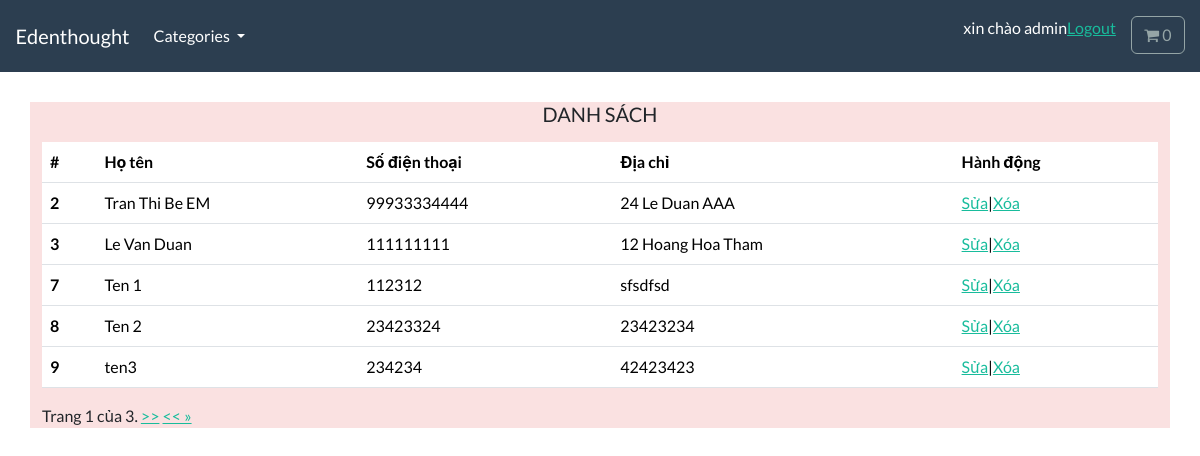
The page /customer/ (signed in) on the database its author committed.
### customer/models.py (models this page shows)
class Customer(models.Model):
    id = models.AutoField(primary_key=True)
    name = models.CharField(max_length=250, db_index=True)
    phone = models.CharField(max_length=250, unique=True)
    address = models.CharField(max_length=250)

### customer/views.py (the view)
# urls.py: path('', views.list_customer, name='list_customer'),
@login_required(login_url = "login")
def list_customer(request):
    list_customer = Customer.objects.all()
    paginator = Paginator(list_customer,5)  # Show 25 contacts per page.
    page_number = request.GET.get("page")
    page_obj = paginator.get_page(page_number)
    return render(request,"customer/list-customer.html",{"page_obj": page_obj})

### cart/cart.py (called while the page is built)
    def __len__(self):
        return sum(item['qty'] for item in self.cart.values())

### cart/context_processors.py (called while the page is built)
def cart(request):
    return {'cart': Cart(request)}

### templates/customer/list-customer.html (shortened to what this page needs)
{% extends "base.html" %} {% load static %} {% block content %}
<div class="container">
  <div
    class="mb-3"
    style="
      font-size: 15px;
      text-align: center;
      margin-top: 30px;
    "
  >
    <h1 style="font-size: 20px">DANH SÁCH</h1>
  </div>
  <table class="table table-hover">
    <thead>
      <tr>
        <th scope="col">#</th>
        <th scope="col">Họ tên</th>
        <th scope="col">Số điện thoại</th>
        <th scope="col">Địa chỉ</th>
        <th scope="col">Hành động</th>
      </tr>
    </thead>
    <tbody>
      {% for customer in page_obj%}
      <tr>
        <th scope="row">{{customer.id}}</th>
        <td>{{customer.name}}</td>
        <td>{{customer.phone}}</td>
        <td>{{customer.address}}</td>
        <td>
          <a href="{%url 'update_customer' customer.id %}">Sửa</a>|<a
            onclick="del_customer('{{customer.id}}')"
            href="#"
            >Xóa</a
          >
        </td>
      </tr>
      {% endfor %}
    </div>
  <div class="pagination">
    <span class="step-links">
        <span class="current">
            Trang {{ page_obj.number }} của {{ page_obj.paginator.num_pages }}.
        </span>
        {% if page_obj.has_next %}
            <a href="?page={{ page_obj.next_page_number }}">>></a>
            <a href="?page={{ page_obj.paginator.num_pages }}"> << &raquo;</a>
        {% endif %}
    </span>
</div>
{% endblock %}

### templates/base.html (shortened to what this page needs)
{% load static %}
<!DOCTYPE html>
<html>
  <head>
    <link
      rel="stylesheet"
      href="https://bootswatch.com/5/flatly/bootstrap.min.css"
    />
    <link
      rel="stylesheet"
      href="https://cdnjs.cloudflare.com/ajax/libs/font-awesome/4.7.0/css/font-awesome.min.css"
    />
    <link rel="stylesheet" href="{%static 'css/style_login.css'%}" />
    <link rel="stylesheet" href="{%static 'css/style.css'%}" />
  </head>
  <nav class="navbar navbar-expand-lg bg-primary justify-content-center">
    <a class="navbar-brand main-heading text-white" href="{% url 'store' %}">
      &nbsp; &nbsp; Edenthought
    </a>
    <div class="collapse navbar-collapse" id="navbarCollapse">
      <ul class="navbar-nav me-auto mb-2 mb-md-0">
        <li class="nav-item dropdown">
          <a
            class="nav-link dropdown-toggle text-white"
            href="#"
            id="navbarDropdown"
            role="button"
            data-bs-toggle="dropdown"
            aria-expanded="false"
          >
            Categories
          </a>
        </li>
      </ul>
    </div>
    <div class="collapse navbar-collapse text-center" id="navbarNavDropdown">
      <ul class="navbar-nav ms-auto">
        {% if user.is_authenticated %}
        <p style="color: white;">xin chào {{user.username}}</p>
        <a href="{%url 'logout' %}">Logout</a>
          {% endif %}
        <li class="nav-item">
          <a
            type="button"
            role="button"
            href="{% url 'cart-summary' %}"
            class="btn btn-outline-secondary"
          >
            <i class="fa fa-shopping-cart" aria-hidden="true"> </i>
            <div id="cart-qty" class="d-inline-flex">
              {% with qty_amount=cart|length %} {% if qty_amount > 0 %} {{
              qty_amount }} {% else %} 0 {% endif %} {% endwith %}
            </div>
          </a>
        </li>
      </ul>
    </div>
  </nav>
  <body>
    {% block content %} {% endblock %}
  </body>
</html>

### static/css/style_login.css (style rules this page uses)
td { text-align: left; }

### store/static/css/style.css (style rules this page uses)
.container { background-color: rgb(250, 225, 225); }

### rows shown on the page
Customer: id "2", name "Tran Thi Be EM", phone "99933334444", address "24 Le Duan AAA"
Customer: id "3", name "Le Van Duan", phone "111111111", address "12 Hoang Hoa Tham"
Customer: id "7", name "Ten 1", phone "112312", address "sfsdfsd"
Customer: id "8", name "Ten 2", phone "23423324", address "23423234"
Customer: id "9", name "ten3", phone "234234", address "42423423"

### other values the page prints
{{ user.username }} "admin"
{{ page_obj.number }} "1"
{{ page_obj.paginator.num_pages }} "3"
